Frame 1 (no input): blank canvas, image omitted
Frame 60 (the mouse pressed at the canvas centre just before this capture): blank canvas, image omitted
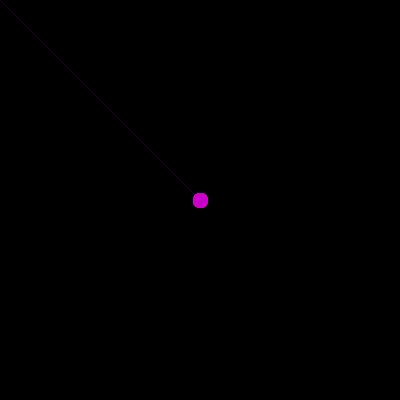
Frame 120 (the mouse held since frame 60 and released just before this capture)

The Processing sketch whose frames 1 and 60 were blank and that drew this single picture after the mouse press (run headless with seeded random() and noise(); from frame 60 on, the mouse is pressed at the canvas centre):

// Processing sketch: processing_35142
// ── processing_35142.pde

void setup(){size(400, 400);smooth();background(0);frameRate(30);}
void draw(){stroke(mouseX, 0, mouseY);
float distance = dist(pmouseX, pmouseY, mouseX, mouseY);
float maxStroke = 15;
strokeWeight(maxStroke - constrain(distance, 0, maxStroke));
line(pmouseX, pmouseY, mouseX, mouseY);}
void mouseClicked(){rectMode(CENTER); 
fill(mouseY, 255, mouseX);
noStroke();rect(mouseX,mouseY, 30, 30);}
void keyPressed(){background(0);}


                
                
